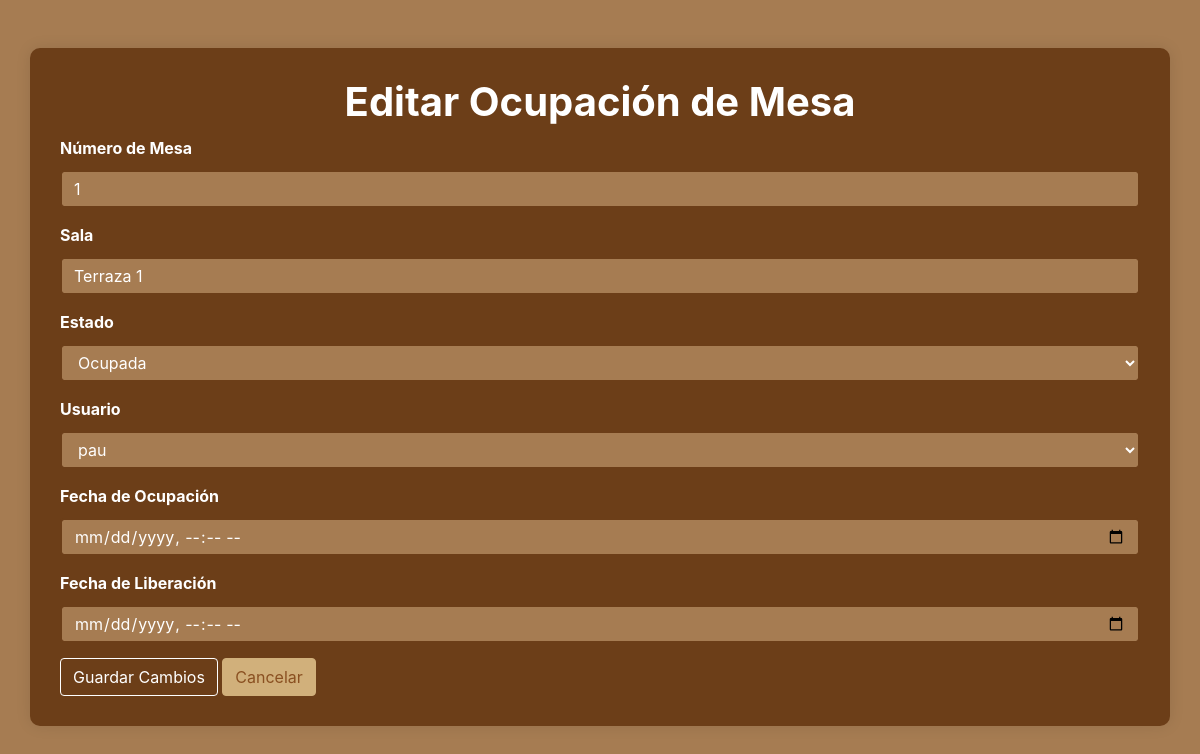
/admin/gestionMesas/editar_ocupacion.php?id=1 (signed in), run on an earlier commit of the app's database.
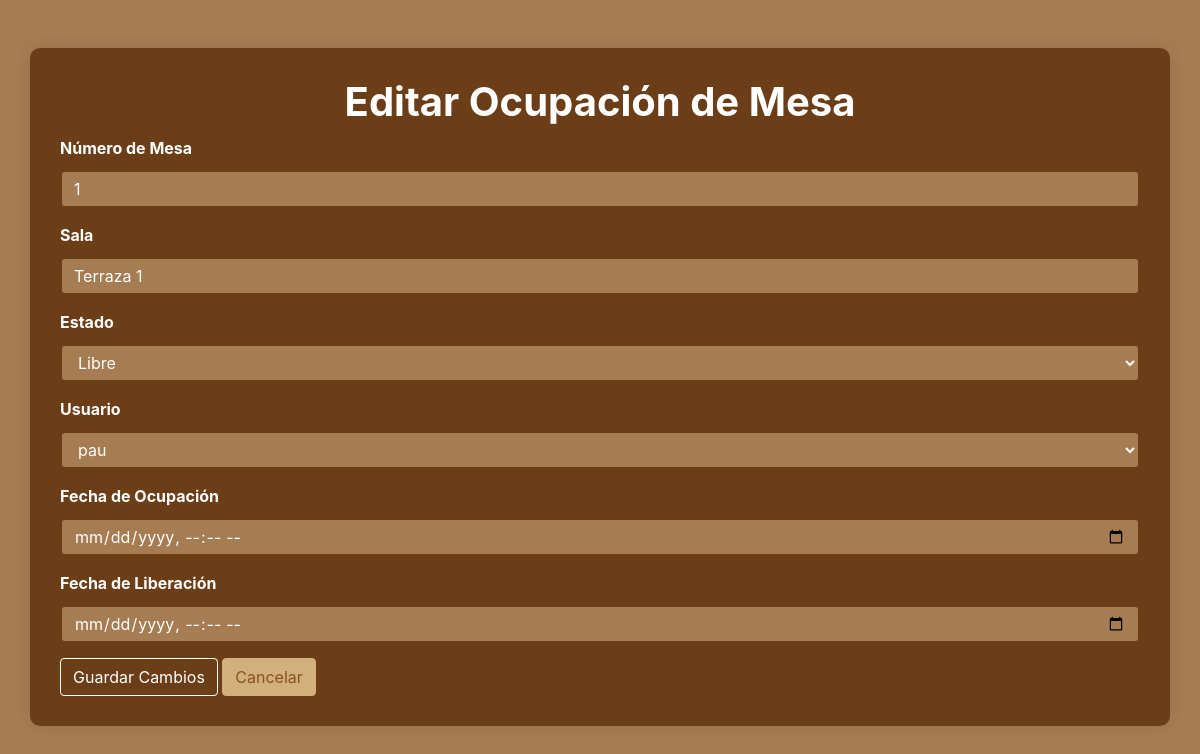
And on a later commit of the database.
### tables this page shows
CREATE TABLE tbl_tables (
    table_id INT PRIMARY KEY AUTO_INCREMENT,
    room_id INT NOT NULL,
    table_number INT NOT NULL,
    capacity INT NOT NULL,
    status ENUM('free', 'occupied') DEFAULT 'free',   
    occupied_since DATETIME NULL,   
    FOREIGN KEY (room_id) REFERENCES tbl_rooms(room_id) ON DELETE CASCADE
);

CREATE TABLE tbl_rooms (
    room_id INT PRIMARY KEY AUTO_INCREMENT,
    name_rooms VARCHAR(50) NOT NULL,
    capacity INT NOT NULL,
    description TEXT,
    image_url VARCHAR(255)   
);

### admin/gestionMesas/editar_ocupacion.php (the view, shortened to what this page needs)
<?php
include_once('../../conexion/conexion.php');
try {
    $tableId = intval($_GET['id']);
    $sql = "
        SELECT
            tbl_tables.table_id,
            tbl_tables.table_number,
            tbl_rooms.name_rooms AS room_name,
            tbl_tables.status,
            tbl_occupations.start_time,
            tbl_occupations.end_time,
            tbl_users.username,
            tbl_users.user_id
        FROM
            tbl_tables
        INNER JOIN
            tbl_rooms ON tbl_tables.room_id = tbl_rooms.room_id
        LEFT JOIN
            tbl_occupations ON tbl_tables.table_id = tbl_occupations.table_id
        LEFT JOIN
            tbl_users ON tbl_occupations.user_id = tbl_users.user_id
        WHERE
            tbl_tables.table_id = ?
    ";
    $stmt = $conexion->prepare($sql);
    $stmt->bindParam(1, $tableId, PDO::PARAM_INT);
    $stmt->execute();
    $occupacion = $stmt->fetch(PDO::FETCH_ASSOC);
    $usuariosSql = "SELECT user_id, username FROM tbl_users";
    $usuariosStmt = $conexion->query($usuariosSql);
    $usuarios = $usuariosStmt->fetchAll(PDO::FETCH_ASSOC);
} catch (PDOException $e) {
    die("Error de conexión: " . $e->getMessage());
} catch (Exception $e) {
    die("Error: " . $e->getMessage());
}
?>
<!DOCTYPE html>
<html lang="es">
<head>
    <link rel="stylesheet" href="https://maxcdn.bootstrapcdn.com/bootstrap/4.5.2/css/bootstrap.min.css">
</head>
<body>
    <div class="container my-5">
        <h1 class="text-center texto-historial">Editar Ocupación de Mesa</h1>
        <form method="POST">
            <div class="form-group">
                <label for="table_number" class="texto-historial">Número de Mesa</label>
                <input type="text" class="form-control" id="table_number"
                       value="<?= htmlspecialchars($occupacion['table_number']) ?>" readonly>
            </div>
            <div class="form-group">
                <label for="room_name" class="texto-historial">Sala</label>
                <input type="text" class="form-control" id="room_name"
                       value="<?= htmlspecialchars($occupacion['room_name']) ?>" readonly>
            </div>
            <div class="form-group">
                <label for="estado" class="texto-historial">Estado</label>
                <select class="form-control" id="estado" name="estado" required>
                    <option value="occupied" <?= $occupacion['status'] === 'occupied' ? 'selected' : '' ?>>Ocupada</option>
                    <option value="free" <?= $occupacion['status'] === 'free' ? 'selected' : '' ?>>Libre</option>
                </select>
            </div>
            <div class="form-group">
                <label for="usuario" class="texto-historial">Usuario</label>
                <select class="form-control" id="usuario" name="usuario" required>
                    <?php foreach ($usuarios as $usuario): ?>
                        <option value="<?= $usuario['user_id'] ?>" <?= $usuario['user_id'] == $occupacion['user_id'] ? 'selected' : '' ?>>
                            <?= htmlspecialchars($usuario['username']) ?>
                        </option>
                    <?php endforeach; ?>
                </select>
            </div>
            <div class="form-group">
                <label for="start_time" class="texto-historial">Fecha de Ocupación</label>
                <input type="datetime-local" class="form-control" id="start_time" name="start_time"
                       value="<?= $occupacion['start_time'] ? date('Y-m-d\TH:i', strtotime($occupacion['start_time'])) : '' ?>" required>
            </div>
            <div class="form-group">
                <label for="end_time" class="texto-historial">Fecha de Liberación</label>
                <input type="datetime-local" class="form-control" id="end_time" name="end_time"
                       value="<?= $occupacion['end_time'] ? date('Y-m-d\TH:i', strtotime($occupacion['end_time'])) : '' ?>">
            </div>
            <button type="submit" class="btn btn-primary">Guardar Cambios</button>
            <a href="../historial.php" class="btn btn-secondary">Cancelar</a>
        </form>
    </div>
</body>
</html>

What changed in the data, as far as the page shows it:
changed tbl_tables "Terraza 1": estado "Ocupada" → "Libre"
